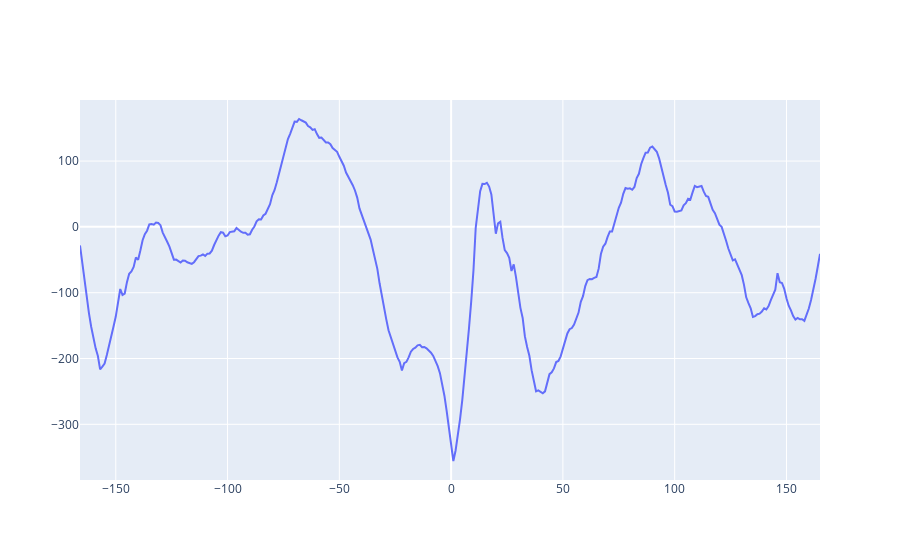

The cell this chart's notebook holds for it:
### Code cell
cross_Cor = np.correlate(omega_hat, chase_df.loc[:,'error_theta'], mode='full')
x_Axis = np.arange(-len(omega_hat), len(omega_hat), 1)
fig = go.Figure(data=go.Scatter(x = x_Axis, y=cross_Cor))
fig.show()
fig.write_html("../dataFolders/MuscaChasingMusca/Sampled1K_Figures/Chase_relationships_v1/" + name + "theta_cross_cor.html")

### Figure 1 — Plotly figure (JSON) as saved in the notebook; plotly's stock layout.template omitted (floating-point values rounded to 4 significant figures; data arrays with more than 128 entries replaced by an {"elided": "..."} marker saying what was removed)
{"data": [{"type": "scatter", "x": {"elided": "332 int values"}, "y": {"elided": "333 float values"}}], "layout": {}}
